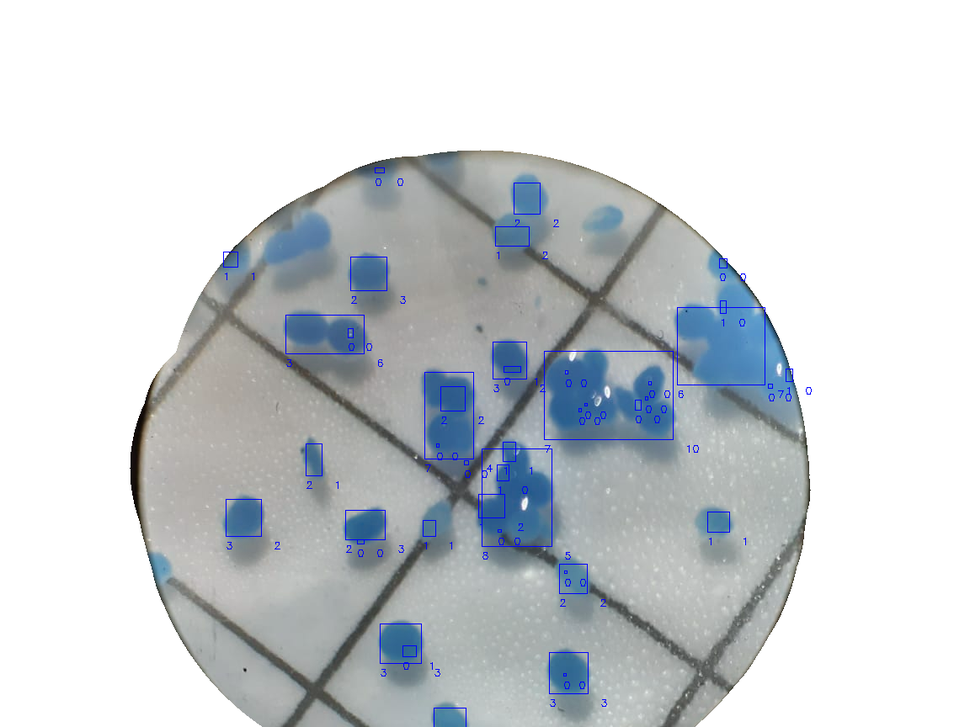
#> input picture prototipo/sicov/bin/processamento/ExtracaoDeCaracteristicas/novalampada.png, 970 x 727 px, shrunk from 1152 x 864 before the run
$ python -i ContaOvos.py   (imports and definitions only)
#> lines starting #> are read from the running program, lines starting #| are printed output that depends on the picture; after the words box and inside, x2 and y2 are one past the last pixel; in counts of white or black regions, pixels touching at a corner belong together
#> further down, picture is the input picture: shape (727, 970, 3); mean B, G, R 212.6, 209.1, 204.7
import cv2
import numpy as np
def conta(img):
    limiar = 127
    maximo = 255
    ret,T = cv2.threshold(img, limiar, maximo, cv2.THRESH_BINARY_INV)
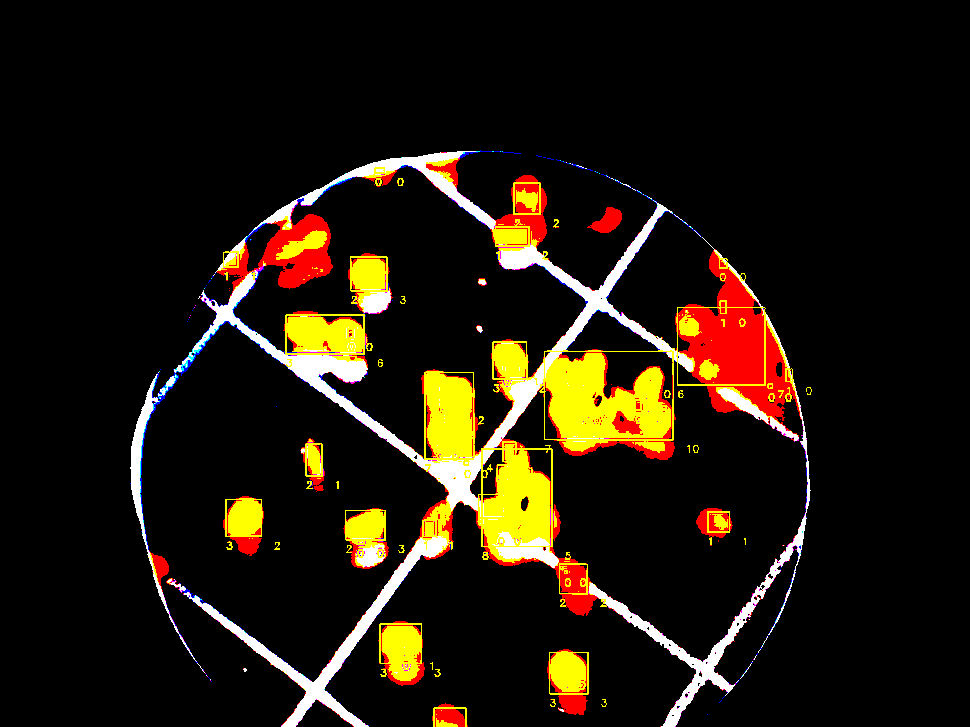
#> T: shape (727, 970, 3); mean B, G, R 11.4, 23.9, 32.7
#> ret = 127
    #(thresh, im_bw) = cv2.threshold(img, 200, 255, cv2.THRESH_BINARY | cv2.THRESH_OTSU)
    kernel = np.ones((5,5),np.uint8)
    T = cv2.morphologyEx(T, cv2.MORPH_CLOSE, kernel)
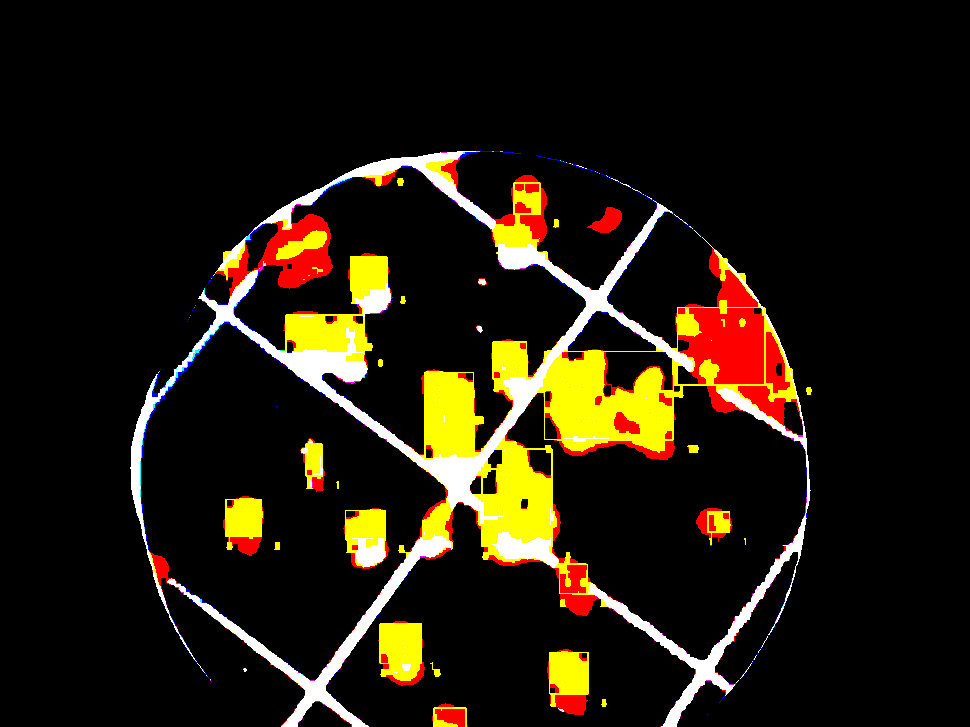
#> T: shape (727, 970, 3); mean B, G, R 12.2, 25.9, 33.9
    bin = img.copy()
    bin[bin > T] = 255
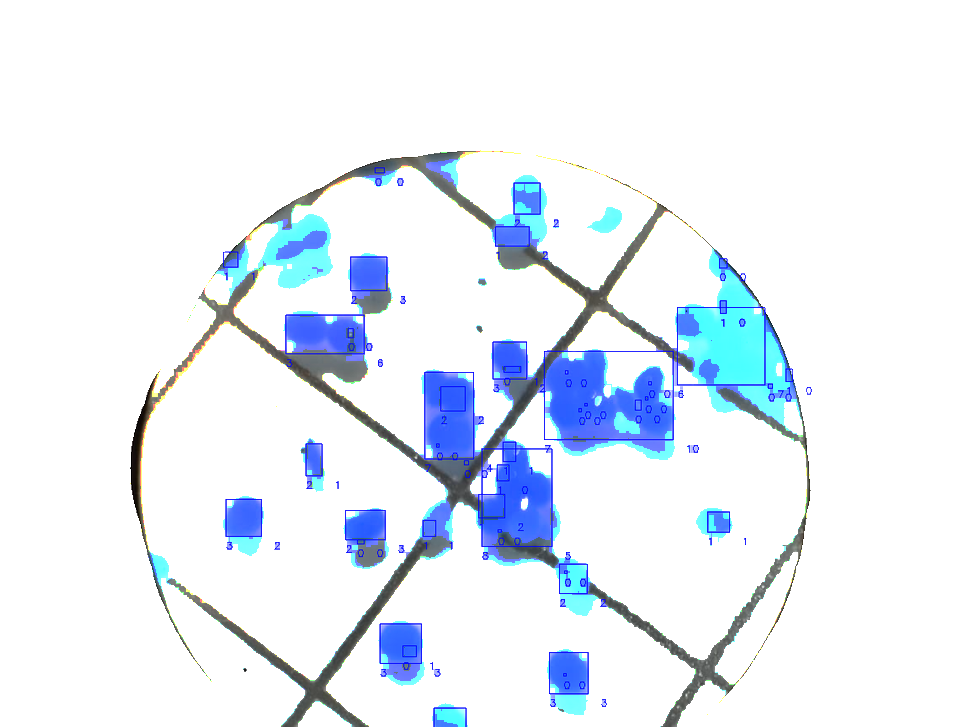
#> bin: shape (727, 970, 3); mean B, G, R 247.7, 239.3, 232.5
    bin[bin < 255] = 0
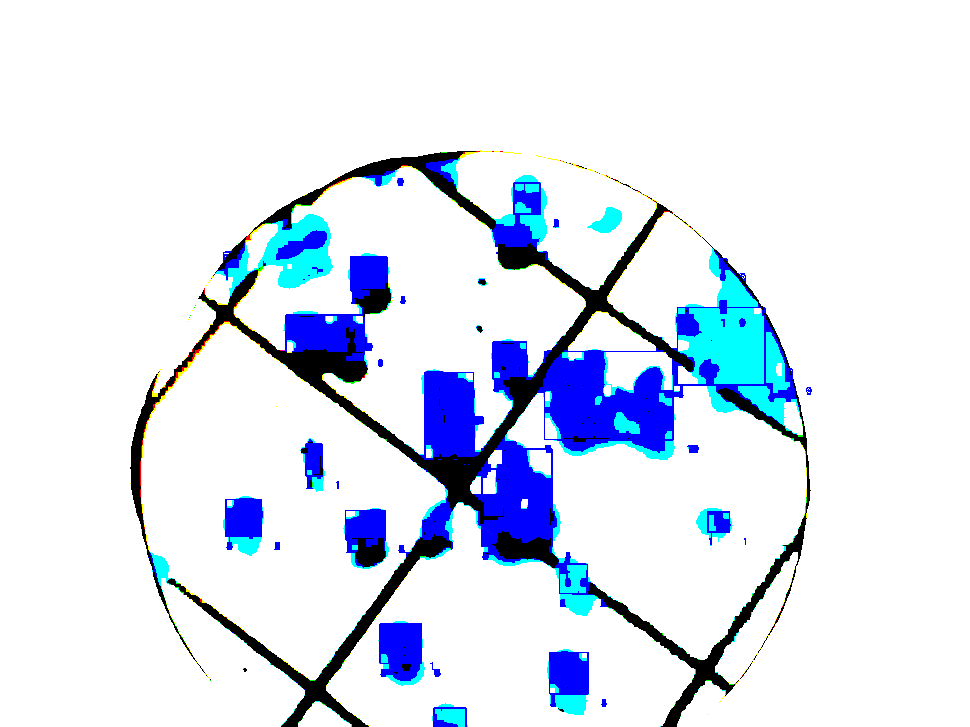
#> bin: shape (727, 970, 3); 13.54% of pixels changed, all inside (x1, y1, x2, y2) = (130, 150, 812, 727)
    bin = cv2.bitwise_not(bin)
    bordas = cv2.Canny(bin, 127, 255)
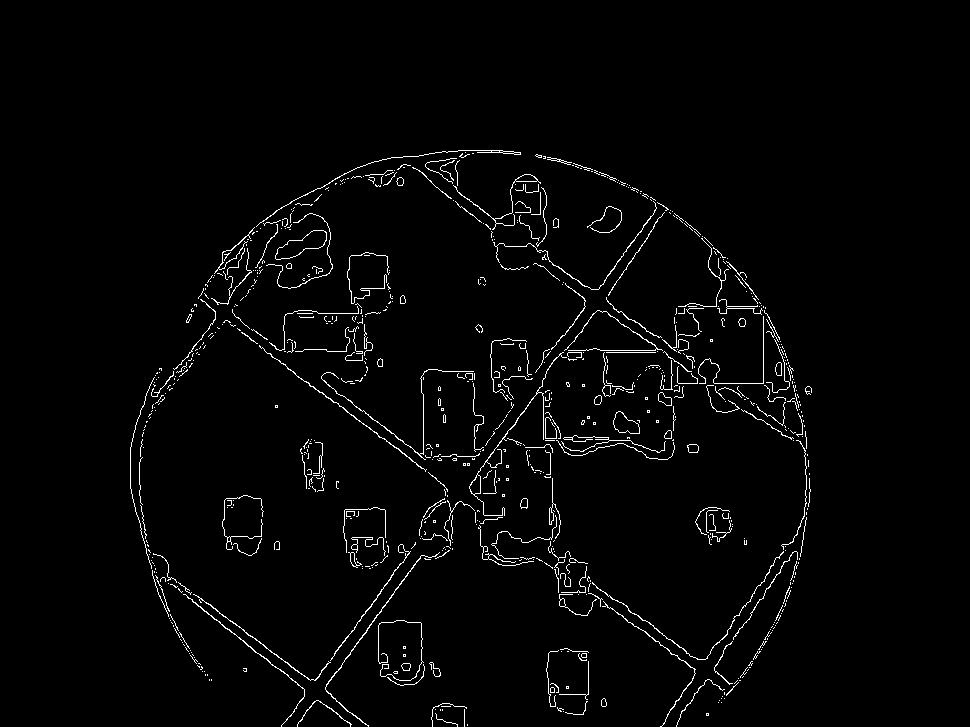
#> bordas: shape (727, 970); 2.2% white in thin lines or dots, all inside (x1, y1, x2, y2) = (130, 150, 812, 727)
    #cv2.RETR_EXTERNAL = conta apenas os contornos externos
    (objetos, lx) = cv2.findContours(bordas.copy(),
    cv2.RETR_EXTERNAL, cv2.CHAIN_APPROX_SIMPLE)
#> objetos = 768 contours, 726 with area under 20; largest, box (x1, y1, x2, y2) and area: (275, 230, 327, 260) 727, (613, 411, 640, 434) 362, (469, 352, 567, 516) 204, (453, 174, 541, 230) 138, (658, 392, 672, 406) 106; lx = 768 rows, first 6: [1, -1, -1, -1], [2, 0, -1, -1], [3, 1, -1, -1], [4, 2, -1, -1], [5, 3, -1, -1], [6, 4, -1, -1]
    return [len(objetos), bordas]

>>> import cv2
>>> picture = cv2.imread('ExtracaoDeCaracteristicas/novalampada.png')
>>> result = conta(picture)
#> result = 2 items
